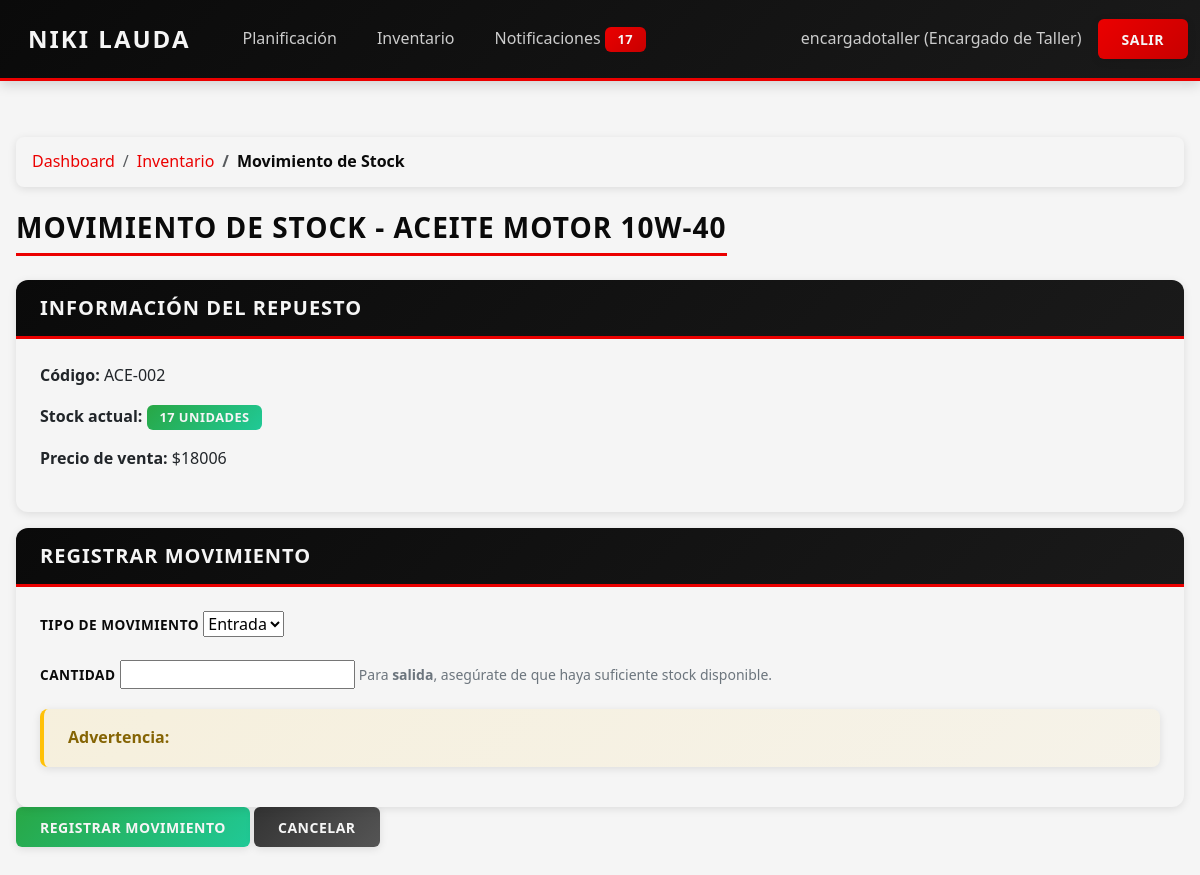
/inventario/repuesto/6/movimiento/ (signed in), run on an earlier commit of the app's database.
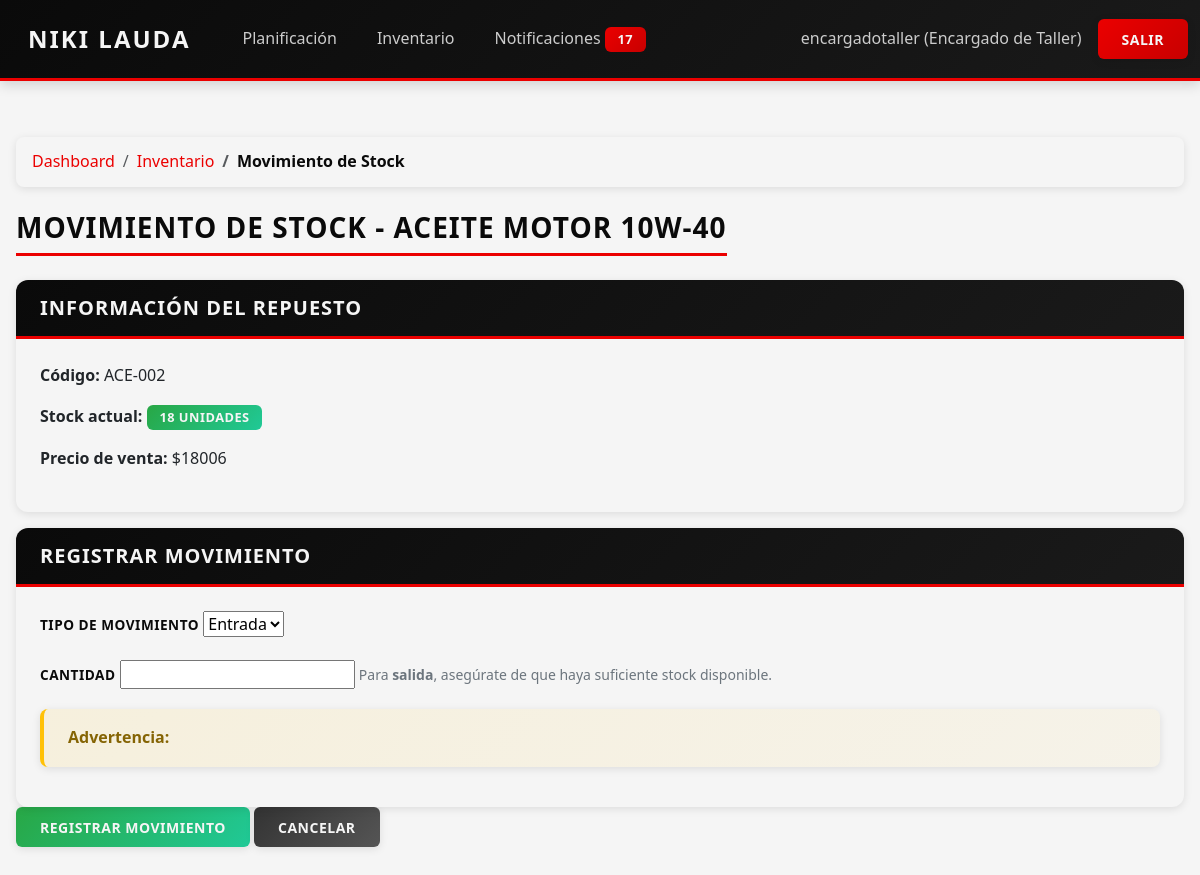
And on a later commit of the database.
### core/models.py (models this page shows, shortened)
class Repuesto(models.Model):
    ESTADO_CHOICES = [
        ("DISPONIBLE", "Disponible"),
        ("AGOTADO", "Agotado"),
        ("DESCONTINUADO", "Descontinuado"),
    ]
    codigo = models.CharField(max_length=50, unique=True)
    nombre = models.CharField(max_length=150)
    descripcion = models.TextField(blank=True, null=True)
    marca = models.CharField(max_length=100, blank=True, null=True)
    fabricante = models.CharField(max_length=100, blank=True, null=True)
    modelo_compatible = models.CharField(max_length=150, blank=True, null=True)
    compatibilidad = models.CharField(
        max_length=200,
        blank=True,
        null=True,
        help_text="Descripción general de compatibilidad."
    )
    stock = models.PositiveIntegerField(default=0)
    ubicacion_bodega = models.CharField(max_length=100, blank=True, null=True)
    precio_compra = models.PositiveIntegerField()
    precio_venta = models.PositiveIntegerField()
    fecha_ingreso = models.DateField()
    proveedor = models.ForeignKey(Proveedor, on_delete=models.SET_NULL, null=True, blank=True)
    estado = models.CharField(max_length=20, choices=ESTADO_CHOICES, default="DISPONIBLE")

### core/views.py (the view)
# urls.py: path("inventario/repuesto/<int:id>/movimiento/", views.movimiento_repuesto, name="movimiento_repuesto"),
@login_required
@requiere_rol("ENCARGADO_BODEGA", "ENCARGADO_TALLER")
def movimiento_repuesto(request, id):
    repuesto = get_object_or_404(Repuesto, id=id)
    if request.method == "POST":
        form = MovimientoRepuestoForm(request.POST)
        if form.is_valid():
            tipo = form.cleaned_data["tipo"]
            cantidad = form.cleaned_data["cantidad"]
            inventory_manager = InventoryManager()
            exito, mensaje = inventory_manager.realizar_movimiento_stock(
                repuesto_id=repuesto.id,
                tipo=tipo,
                cantidad=cantidad
            )
            if not exito:
                messages.error(request, mensaje)
                return render(request, "core/inventario/movimiento_repuesto.html", {
                    "repuesto": repuesto,
                    "form": form,
                })
            messages.success(request, mensaje)
            return redirect("inventario")
    else:
        form = MovimientoRepuestoForm()
    return render(request, "core/inventario/movimiento_repuesto.html", {
        "repuesto": repuesto,
        "form": form,
    })

### core/forms.py
class MovimientoRepuestoForm(forms.Form):
    tipo = forms.ChoiceField(
        choices=[("entrada", "Entrada"), ("salida", "Salida")],
        label="Tipo de movimiento"
    )
    cantidad = forms.IntegerField(min_value=1, label="Cantidad")

### core/context_processors.py (called while the page is built)
def notificaciones(request):
    context = {
        'notif_no_leidas': 0,
    }
    if request.user.is_authenticated:
        try:
            perfil = request.user.perfilusuario
            context['notif_no_leidas'] = perfil.notificaciones_recibidas.filter(leida=False).count()
        except (PerfilUsuario.DoesNotExist, AttributeError):
            pass
    return context

### core/templates/core/inventario/movimiento_repuesto.html (shortened to what this page needs)
{% extends "core/base.html" %}
{% block content %}
<nav aria-label="breadcrumb" class="mb-3">
    <ol class="breadcrumb">
        <li class="breadcrumb-item"><a href="{% url 'dashboard' %}">Dashboard</a></li>
        <li class="breadcrumb-item"><a href="{% url 'inventario' %}">Inventario</a></li>
        <li class="breadcrumb-item active">Movimiento de Stock</li>
    </ol>
</nav>
<h3>Movimiento de Stock - {{ repuesto.nombre }}</h3>
<div class="card mb-3">
    <div class="card-header">
        <h5 class="mb-0">Información del Repuesto</h5>
    </div>
    <div class="card-body">
        <p><strong>Código:</strong> {{ repuesto.codigo }}</p>
        <p><strong>Stock actual:</strong> <span class="badge {% if repuesto.stock < 3 %}bg-danger{% elif repuesto.stock < 5 %}bg-warning{% else %}bg-success{% endif %}">{{ repuesto.stock }} unidades</span></p>
        <p><strong>Precio de venta:</strong> ${{ repuesto.precio_venta|floatformat:0 }}</p>
    </div>
</div>
<form method="POST">
    <div class="card">
        <div class="card-header">
            <h5 class="mb-0">Registrar Movimiento</h5>
        </div>
        <div class="card-body">
            <div class="mb-3">
                <label for="{{ form.tipo.id_for_label }}" class="form-label">{{ form.tipo.label }}</label>
                {{ form.tipo }}
            </div>
            <div class="mb-3">
                <label for="{{ form.cantidad.id_for_label }}" class="form-label">{{ form.cantidad.label }}</label>
                {{ form.cantidad }}
                <small class="form-text text-muted">
                    Para <strong>salida</strong>, asegúrate de que haya suficiente stock disponible.
                </small>
            </div>
            <div class="alert alert-warning">
                <strong>Advertencia:</strong>
            </div>
        </div>
    </div>
    <button type="submit" class="btn btn-success">Registrar Movimiento</button>
    <a href="{% url 'inventario' %}" class="btn btn-secondary">Cancelar</a>
</form>
{% endblock %}

What changed in the data, as far as the page shows it:
changed Repuesto "ACEITE MOTOR 10W-40": stock "17" → "18"
